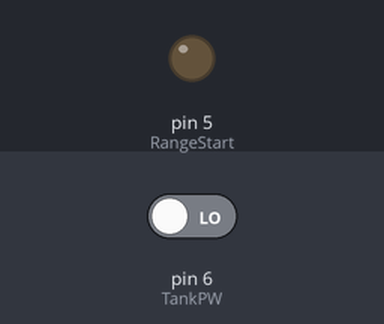
A sketch run on a simulated Arduino Uno, built for the host (arithmetic inside an expression is 32-bit, double 64-bit). On the bench: output pins drawn as LEDs (lit = HIGH). The test bench sets the inputs (shaded band); at power-on: pin 6 (TankPW) LOW. WiFi joins after 1.5 s; servers stay silent unless stated; no MQTT or app messages arrive unless stated; what the sketch prints to the serial monitor is not drawn.

Above: at 5.0 s.
At 10.5 s:
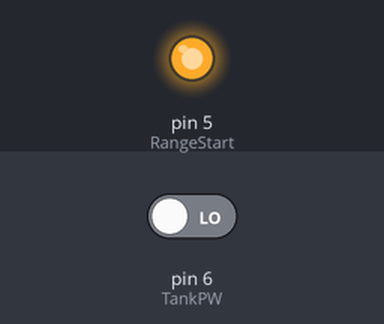
Timing chart, 0 to 13.1 s (numbered marks = the images above):
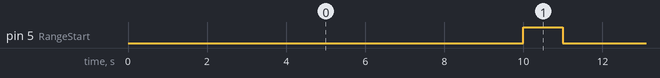

The sketch:

water_tank_depth.ino
```cpp
/* Outdoor arduino for House water tanks (maxbotix MB7389) and a DHT22 in the studio
 * Publishing to MQTT broker.
 *
 * Datasheet for MB7389 - https://www.maxbotix.com/documents/HRXL-MaxSonar-WR_Datasheet.pdf
 * Andrew ELwell, Oct 2018
 */

// Can't use LED_BUILTIN (13) as thats also used by Ethernet SPI (SCK)
// Pin 2 on the ultrasonic rangefinder is PW out
// Pin 4 pulled low suppresses the ranging
const int RangeStart = 5;
const int TankPW = 6;

#include <SPI.h>
#include <Ethernet.h>
#include <PubSubClient.h>
/* Ethernet shield uses pins:
 *  4 - SS for SD card
 * 10 - SS for ethernet
 * 11 - MOSI
 * 12 - MISO
 * 13 - SCK
 */

/* #include <Adafruit_Sensor.h>
#include <DHT.h>
#include <DHT_U.h>

#define DHTPIN    8
#define DHTTYPE   DHT22

DHT_Unified dht(DHTPIN, DHTTYPE);
*/

// Make sure mac address and IP don't clash on the lan
byte mac[] = { 0xAE, 0x00, 0xFF, 0x00, 0x0A, 0xC9 };
IPAddress ip(192, 168, 10, 201);
IPAddress broker(192, 168, 10, 250);
EthernetClient ethClient;
PubSubClient client(broker, 1883, ethClient);

long TankDepth;
const int interval = 10000; // Timing cycle (ms)
unsigned long previousMillis=0;


const int TankHeight = 1850;  // Height of tank (mm) - from Sensor to pipe outlet
const int TankRadius = 1520;  // Radius of tank (mm)
const int TankCount  = 2;     // How many identical tanks are interconnected
int TankVolRemain = 0;
char strTankDepth[5] ;
char strTankVolRemain[6];
// Volume = pi * r^2 * h
//float t = 0; // temp and humidity from DHHT22
//float h = 0;
//char strT[5];
//char strH[5];

void setup () {
  delay( 50 ) ; // Allow the ethernet to reset if using etherten
  Serial.begin(115200);
  Serial.println("tank_water_depth (House Tanks)- AE Oct 2018");
  pinMode(TankPW, INPUT);
  //pinMode(LED_BUILTIN, OUTPUT);
  //digitalWrite(LED_BUILTIN, LOW);
  pinMode(RangeStart, OUTPUT);
  digitalWrite(RangeStart, LOW);
  Ethernet.begin(mac, ip);
  if (client.connect("TankSensor1","status/housetanksensor",0,1,"offline")) {
    client.publish("status/housetanksensor","online",1);
  }
  //dht.begin();
  //sensor_t sensor;


}

void read_tank(){
  digitalWrite(RangeStart, HIGH);
  TankDepth = pulseIn(TankPW, HIGH);
  digitalWrite(RangeStart, LOW);
  TankVolRemain = int(3.14 * TankRadius * TankRadius * (TankHeight - TankDepth) * TankCount /1000000);
  if (TankDepth <= 250) { // H/W problem - won't range under 30cm!
    Serial.println("WARNING - Suspect tank gauge sensor measurement (Too Small)");
  }
  if (TankDepth >= TankHeight) { // This shouldn't happen either
    Serial.println("WARNING - Suspect tank gauge sensor measurement (> TankHeight)");
  }
}

void printall(){
  Serial.print("Depth Below Sensor: ");
  Serial.print(TankDepth);
  Serial.println(" mm");
  Serial.print("Tank Volume Remaining: ");
  Serial.print(TankVolRemain);
  Serial.println(" l");
}

void puball(){
  dtostrf(TankDepth,0,0,strTankDepth); // pesky pubsubclient doesn't send int
  dtostrf(TankVolRemain,0,0,strTankVolRemain);
  client.publish("sensors/housetanks/depthbelowsensor",strTankDepth);
  client.publish("sensors/housetanks/litres",strTankVolRemain);
  //dtostrf(t,0,2,strT);
  //dtostrf(h,0,2,strH);
  //client.publish("sensors/studio/temperature",strT);
  //client.publish("sensors/studio/hhumidity",strH);
}

void loop () {
  unsigned long currentMillis = millis();
  if ((unsigned long)(currentMillis - previousMillis) >= interval) {
      // digitalWrite(LED_BUILTIN, HIGH);
      read_tank();

      /* sensors_event_t event;
      dht.humidity().getEvent(&event);
      dht.temperature().getEvent(&event);
      */
      printall();
      puball();
      previousMillis = currentMillis;
      // digitalWrite(LED_BUILTIN, LOW);
  }
  client.loop();
}
```

Measured:
- by itself, pin 5 (RangeStart): alternates HIGH for 1.0 s and LOW for 9.0 s
